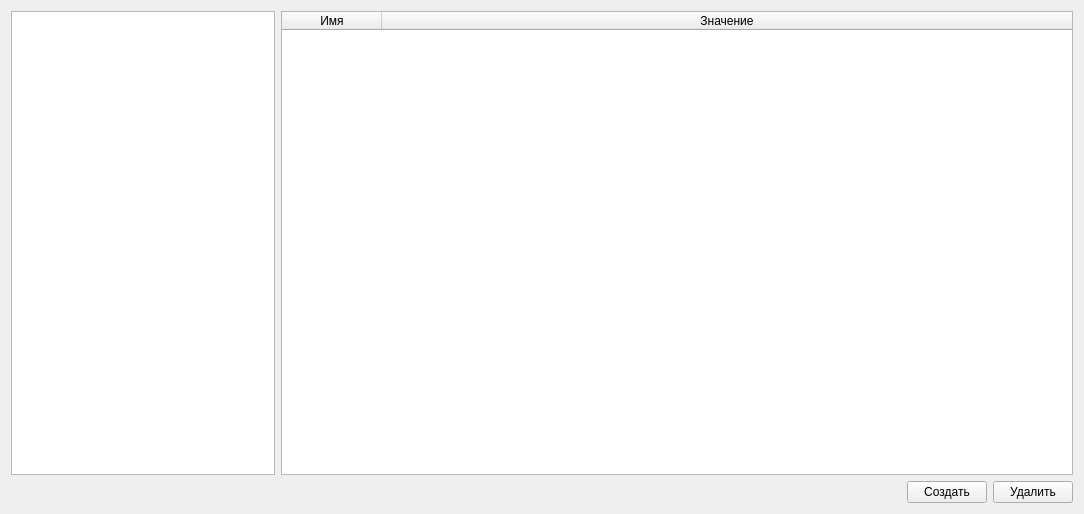
<?xml version="1.0" encoding="UTF-8"?>
<ui version="4.0">
 <class>MainWidget</class>
 <widget class="QWidget" name="MainWidget">
  <property name="geometry">
   <rect>
    <x>0</x>
    <y>0</y>
    <width>1084</width>
    <height>514</height>
   </rect>
  </property>
  <property name="windowTitle">
   <string>MainWidget</string>
  </property>
  <layout class="QVBoxLayout" name="verticalLayout">
   <item>
    <layout class="QHBoxLayout" name="horizontalLayout_2" stretch="1,3">
     <item>
      <widget class="QTreeWidget" name="treeWidget">
       <attribute name="headerVisible">
        <bool>false</bool>
       </attribute>
       <column>
        <property name="text">
         <string notr="true">1</string>
        </property>
       </column>
      </widget>
     </item>
     <item>
      <widget class="QTableWidget" name="tableWidget">
       <property name="selectionMode">
        <enum>QAbstractItemView::SingleSelection</enum>
       </property>
       <property name="selectionBehavior">
        <enum>QAbstractItemView::SelectRows</enum>
       </property>
       <attribute name="horizontalHeaderStretchLastSection">
        <bool>true</bool>
       </attribute>
       <column>
        <property name="text">
         <string>Имя</string>
        </property>
       </column>
       <column>
        <property name="text">
         <string>Значение</string>
        </property>
       </column>
      </widget>
     </item>
    </layout>
   </item>
   <item>
    <layout class="QHBoxLayout" name="horizontalLayout">
     <item>
      <spacer name="horizontalSpacer">
       <property name="orientation">
        <enum>Qt::Horizontal</enum>
       </property>
       <property name="sizeHint" stdset="0">
        <size>
         <width>40</width>
         <height>20</height>
        </size>
       </property>
      </spacer>
     </item>
     <item>
      <widget class="QPushButton" name="bnCreate">
       <property name="text">
        <string>Создать</string>
       </property>
      </widget>
     </item>
     <item>
      <widget class="QPushButton" name="bnRemove">
       <property name="text">
        <string>Удалить</string>
       </property>
      </widget>
     </item>
    </layout>
   </item>
  </layout>
 </widget>
 <layoutdefault spacing="6" margin="11"/>
 <resources/>
 <connections/>
</ui>
